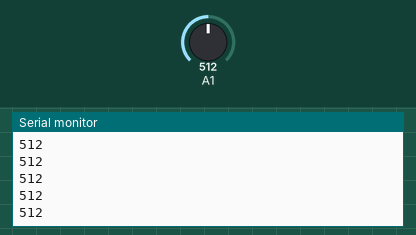
Simulated run of this sketch. Board: Arduino Uno, built with avr-gcc and run on an emulated ATmega328P. On the bench: the last lines printed to the serial monitor. The inputs (shaded band) are chosen by the test bench; at power-on: A1 = 512.

Above: at 1.2 s.
1.3 s: A1 set to 716
At 2.1 s:
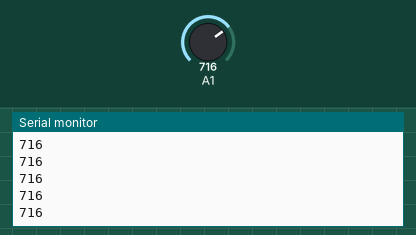
2.8 s: A1 set to 900
At 3.9 s:
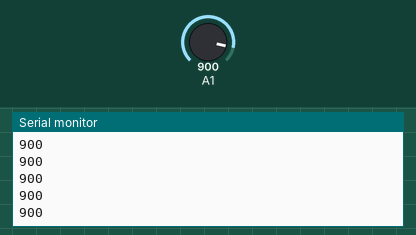
Timing chart, 0 to 5.8 s (numbered marks = the images above; inputs shaded):
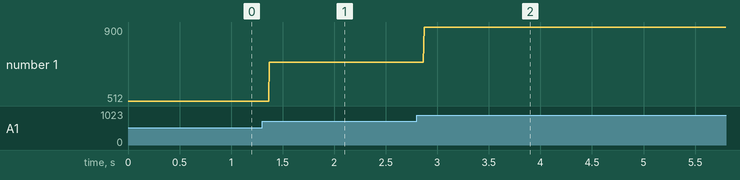

Measured:
- after the input at 1.3 s, the serial monitor: prints a new line after 0.07 s (image 1)
- after the input at 2.8 s, the serial monitor: prints a new line after 0.07 s (image 2)
- plotted number 1: 512 → 716 after the input at 1.3 s, 716 → 900 after the input at 2.8 s

The sketch:

Anemo.ino
```cpp
  int poc;
  int luup = 0;
  int sensorValue;


void setup() {
  Serial.begin(9600);

}
void loop() {

     sensorValue = analogRead(A1);
    Serial.println(sensorValue);


}
```
